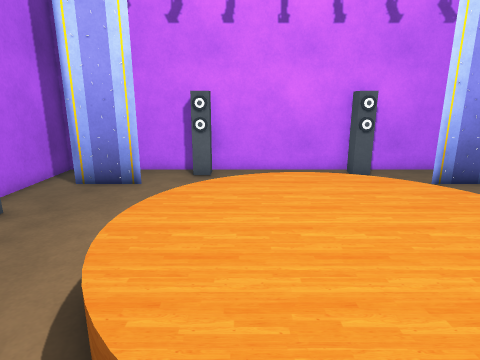
[1] (above)

12 first-person views from a walk through a Unity game level. The camera is 1.5 m above the floor, tilts 14° down and sees 75° across. The floor is counted in squares, 0.5 m on a side. Each view is taken from the middle of a square. On the plan, view 1 faces up. The plan holds only what a view shows up to about 20 squares ahead; the rest is blank. Some animated figures are left out. Some surface patterns are stand-ins.

[2]
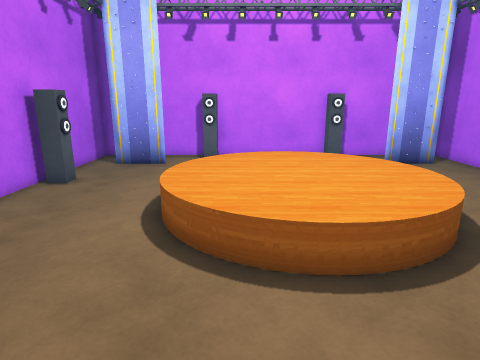

[3]
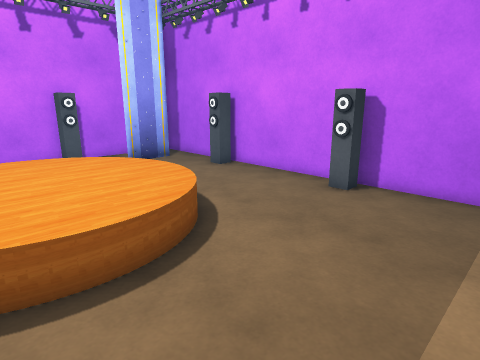

[4]
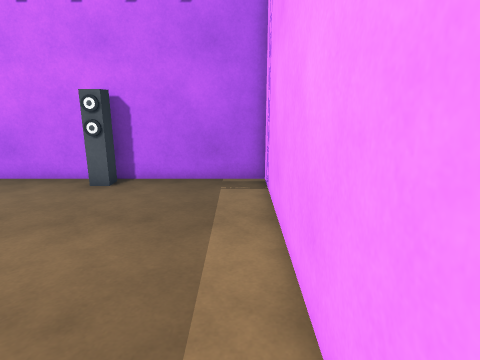

[5]
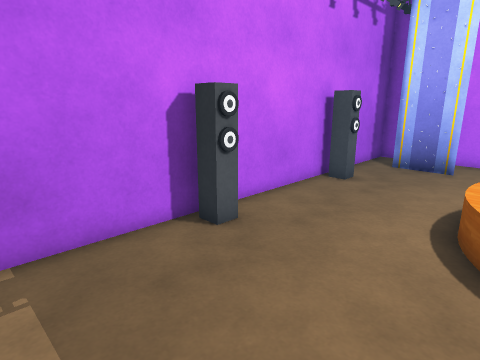

[6]
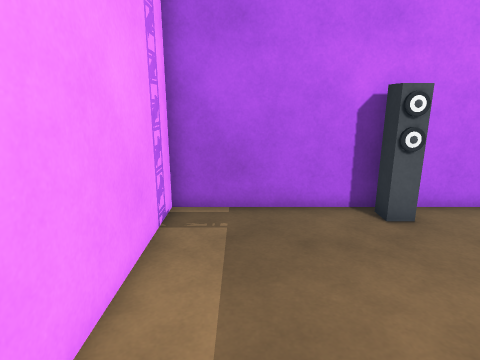

[7]
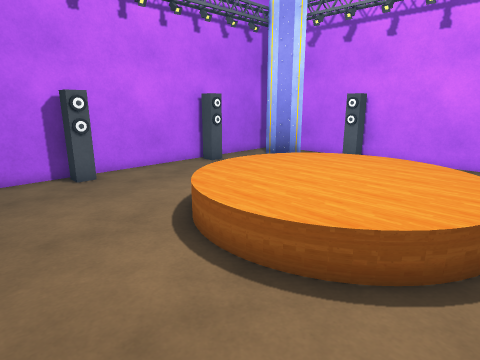

[8]
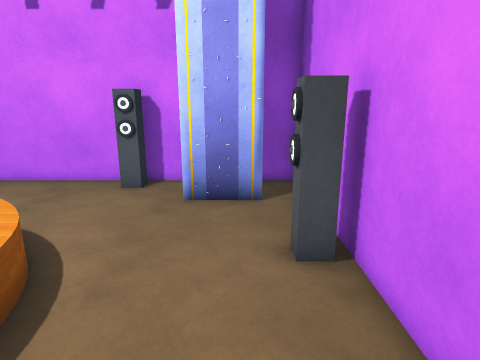

[9]
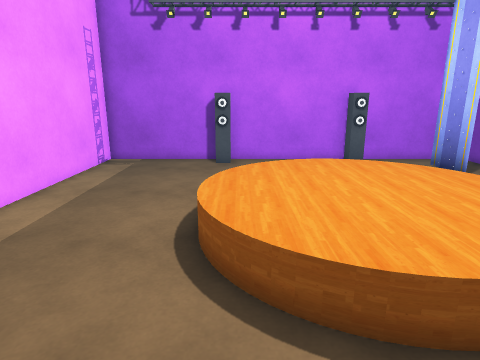

[10]
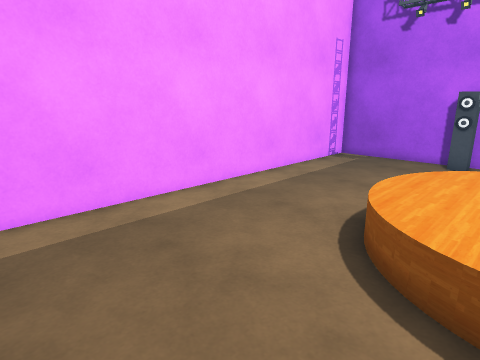

[11]
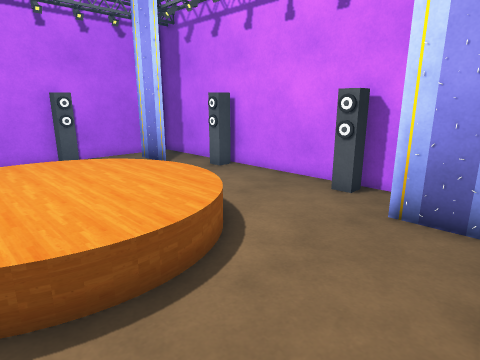

[12]
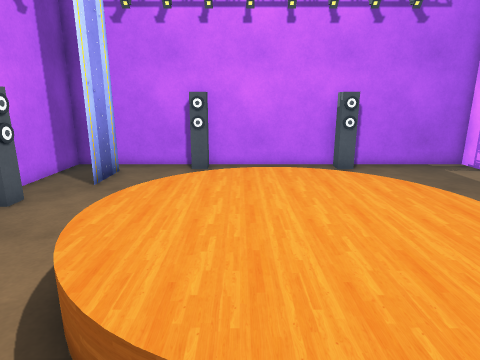

### Floor plan
Key: @ floor where view 1 was taken; # wall or solid block; . main floor; : floor 0.5 m higher than the main floor; / step, stairs or slope; S speaker.
Columns run from 8 left of view 1 to 11 right of it. Each row starts with its distance up from view 1.
 14 ####################
 13 #.....SS.....S.....#
 12 #..................#
 11 #.###..  .......##.#
 10 #.....  ...........#
  9 #..... ..///.......#
  8 #SS... /::::/.....S#
  7 # ..../::::::/.....#
  6 #...../:::::::.....#
  5 #...../:::::::/....#
  4 #...../:::::::.....#
  3 #...../::::::/.....#
  2 ##...../::::/......#
  1 #SS......///......S#
  0 #.......@..........#
 -1 #..................#
 -2 #..................#
 -3 #..................#
 -4 #..................#
 -5 ####################

Where each view was taken, in squares from view 1:
view 1: 0 up, 0 right, facing up
view 2: 4 down, 0 right, facing up
view 3: 4 down, 0 right, facing up-right
view 4: 4 down, 1 left, facing right
view 5: 4 down, 1 left, facing up-left
view 6: 3 down, 1 right, facing left
view 7: 3 down, 6 right, facing up-left
view 8: 2 up, 9 right, facing up
view 9: 2 up, 9 right, facing left
view 10: 4 up, 10 right, facing down-left
view 11: 3 up, 10 right, facing up-left
view 12: 6 up, 4 left, facing right
